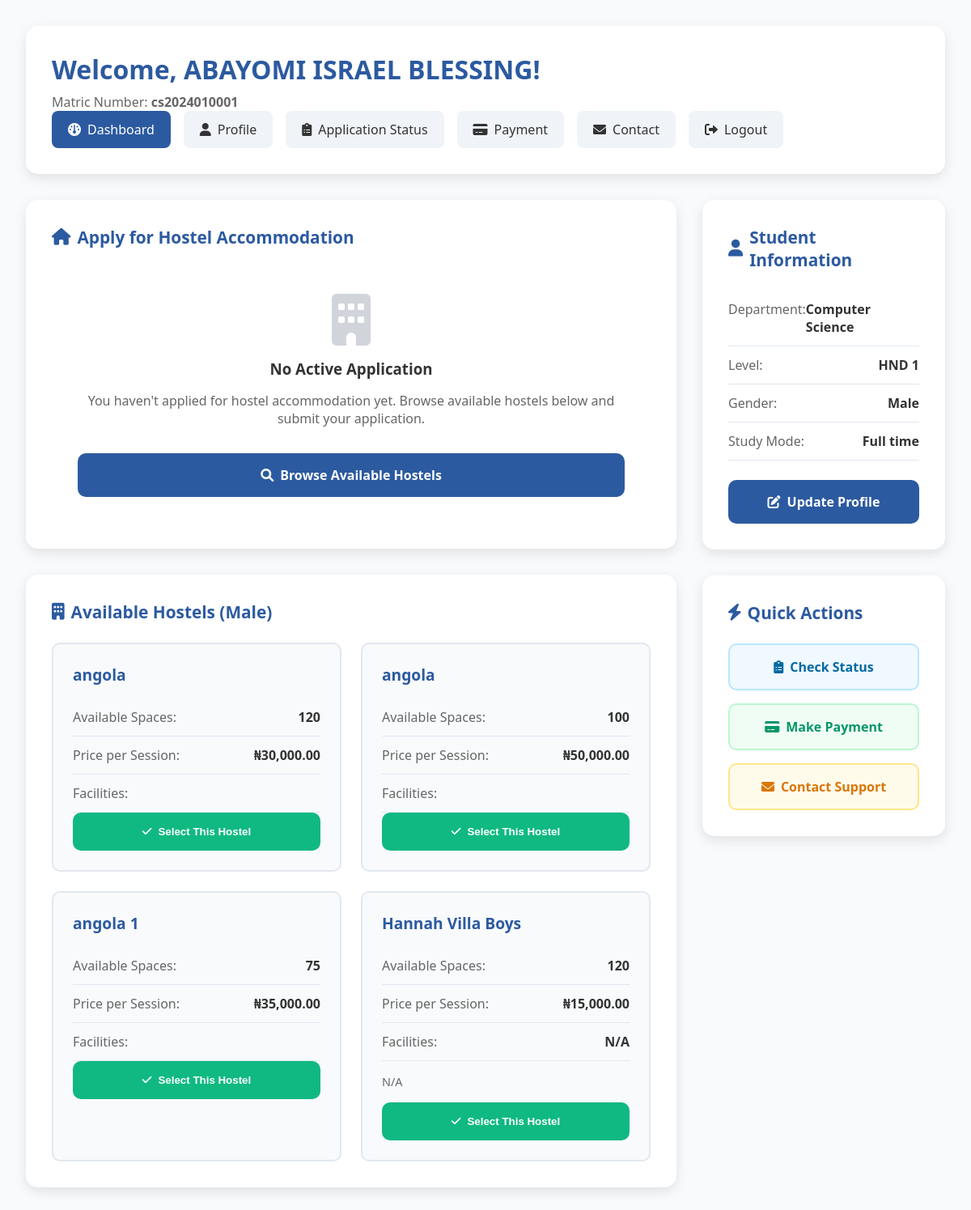
Screenshot of /dashboard.php (signed in) with the database file from the repository.
### tables this page shows
CREATE TABLE `students` (
  `id` int(11) NOT NULL,
  `matric_number` varchar(20) DEFAULT NULL,
  `full_name` varchar(100) NOT NULL,
  `department` varchar(100) NOT NULL,
  `level` enum('ND 1','ND 2','HND 1','HND 2') NOT NULL,
  `gender` enum('male','female') NOT NULL,
  `phone` varchar(20) DEFAULT NULL,
  `email` varchar(100) DEFAULT NULL,
  `rrr_last_digits` varchar(4) NOT NULL,
  `admission_year` year(4) NOT NULL,
  `study_mode` enum('full_time','part_time') DEFAULT 'full_time',
  `created_at` timestamp NOT NULL DEFAULT current_timestamp(),
  `updated_at` timestamp NOT NULL DEFAULT current_timestamp() ON UPDATE current_timestamp(),
  `applicant_number` varchar(20) DEFAULT NULL,
  `password` varchar(255) DEFAULT NULL,
  `status` enum('active','inactive') NOT NULL DEFAULT 'active'
);

CREATE TABLE `hostels` (
  `id` int(11) NOT NULL,
  `hostel_name` varchar(100) NOT NULL,
  `gender` enum('male','female') NOT NULL,
  `total_capacity` int(11) NOT NULL,
  `available_spaces` int(11) NOT NULL,
  `price_per_session` decimal(10,2) NOT NULL,
  `facilities` text DEFAULT NULL,
  `description` text DEFAULT NULL,
  `image_path` varchar(255) DEFAULT NULL,
  `status` enum('active','inactive') DEFAULT 'active',
  `created_at` timestamp NOT NULL DEFAULT current_timestamp(),
  `updated_at` timestamp NOT NULL DEFAULT current_timestamp() ON UPDATE current_timestamp()
);

### config/database.php (called while the page is built, shortened)
<?php
class Database {
    private $host = DB_HOST;
    private $user = DB_USER;
    private $pass = DB_PASS;
    private $dbname = DB_NAME;
    public $dbh;
    private $stmt;
    public function __construct() {
        $dsn = 'mysql:host=' . $this->host . ';dbname=' . $this->dbname . ';charset=utf8mb4';
        $options = array(
            PDO::ATTR_PERSISTENT => false,
            PDO::ATTR_ERRMODE => PDO::ERRMODE_EXCEPTION,
            PDO::ATTR_DEFAULT_FETCH_MODE => PDO::FETCH_ASSOC
        );
        try {
            $this->dbh = new PDO($dsn, $this->user, $this->pass, $options);
        } catch(PDOException $e) {
            $this->error = $e->getMessage();
            die('Database connection failed: ' . $this->error);
        }
    }
    public function query($query) {
        $this->stmt = $this->dbh->prepare($query);
    }
    public function bind($param, $value, $type = null) {
        if (is_null($type)) {
            switch (true) {
                case is_int($value):
                    $type = PDO::PARAM_INT;
                    break;
                default:
                    $type = PDO::PARAM_STR;
            }
        }
        $this->stmt->bindValue($param, $value, $type);
    }
    public function execute() {
        return $this->stmt->execute();
    }
    public function resultset() {
        $this->execute();
        return $this->stmt->fetchAll(PDO::FETCH_ASSOC);
    }
    public function single() {
        $this->execute();
        return $this->stmt->fetch(PDO::FETCH_ASSOC);
    }
}
?>

### includes/functions.php (called while the page is built, shortened)
<?php
require_once __DIR__ . '/../config/database.php';
function getStudentInfo($student_id) {
    $db = new Database();
    $db->query('SELECT * FROM students WHERE id = :id');
    $db->bind(':id', $student_id);
    return $db->single();
}
function getAvailableHostels($gender) {
    $db = new Database();
    $db->query('SELECT * FROM hostels WHERE gender = :gender AND status = "active" AND available_spaces > 0 ORDER BY hostel_name');
    $db->bind(':gender', $gender);
    return $db->resultset();
}
function hasActiveAllocation($student_id) {
    $db = new Database();
    $db->query('SELECT * FROM allocations WHERE student_id = :student_id AND admin_approved IN ("pending", "approved")');
    $db->bind(':student_id', $student_id);
    return $db->single();
}
?>

### dashboard.php (the view, shortened to what this page needs)
<?php
require_once 'includes/functions.php';
$student = getStudentInfo($_SESSION['student_id']);
$allocation = hasActiveAllocation($_SESSION['student_id']);
$availableHostels = getAvailableHostels($student['gender']);
?>
<!DOCTYPE html>
<html lang="en">
<head>
    <link href="https://cdnjs.cloudflare.com/ajax/libs/font-awesome/6.0.0/css/all.min.css" rel="stylesheet">
</head>
<body>
    <div class="dashboard">
        <div class="header">
            <div class="welcome-text">
                <h1>Welcome, <?php echo htmlspecialchars($student['full_name']); ?>!</h1>
                <p>Matric Number: <strong><?php echo htmlspecialchars($student['matric_number']); ?></strong></p>
            </div>
            <div class="nav-links">
                <a href="dashboard.php" class="active"><i class="fas fa-dashboard"></i> Dashboard</a>
                <a href="profile.php"><i class="fas fa-user"></i> Profile</a>
                <a href="application-status.php"><i class="fas fa-clipboard-list"></i> Application Status</a>
                <a href="payment.php"><i class="fas fa-credit-card"></i> Payment</a>
                <a href="contact.php"><i class="fas fa-envelope"></i> Contact</a>
                <a href="logout.php"><i class="fas fa-sign-out-alt"></i> Logout</a>
            </div>
        </div>
        <div class="content-grid">
            <div class="main-content">
                <?php if (!$allocation): ?>
                    <div class="card">
                        <h2 class="card-title">
                            <i class="fas fa-home"></i> Apply for Hostel Accommodation
                        </h2>
                        <div style="text-align: center; padding: 2rem;">
                            <i class="fas fa-building" style="font-size: 4rem; color: #d1d5db; margin-bottom: 1rem;"></i>
                            <h3 style="margin-bottom: 1rem;">No Active Application</h3>
                            <p style="color: #666; margin-bottom: 2rem;">
                                You haven't applied for hostel accommodation yet. Browse available hostels below and submit your application.
                            </p>
                            <a href="#hostels" class="btn btn-primary">
                                <i class="fas fa-search"></i> Browse Available Hostels
                            </a>
                        </div>
                    </div>
                    <div class="card" id="hostels">
                        <h2 class="card-title">
                            <i class="fas fa-building"></i> Available Hostels (<?php echo ucfirst($student['gender']); ?>)
                        </h2>
                        <?php if (empty($availableHostels)): ?>
                            <div style="text-align: center; padding: 2rem; color: #666;">
                                <i class="fas fa-exclamation-triangle" style="font-size: 3rem; margin-bottom: 1rem; color: #f59e0b;"></i>
                                <h3>No Available Hostels</h3>
                                <p>There are currently no available hostels for <?php echo $student['gender']; ?> students.</p>
                            </div>
                        <?php else: ?>
                            <div class="hostel-grid">
                                <?php foreach ($availableHostels as $hostel): ?>
                                    <div class="hostel-card">
                                        <div class="hostel-name"><?php echo htmlspecialchars($hostel['hostel_name']); ?></div>
                                        <div class="info-item">
                                            <span class="info-label">Available Spaces:</span>
                                            <span class="info-value"><?php echo $hostel['available_spaces']; ?></span>
                                        </div>
                                        <div class="info-item">
                                            <span class="info-label">Price per Session:</span>
                                            <span class="info-value">₦<?php echo number_format($hostel['price_per_session'], 2); ?></span>
                                        </div>
                                        <div class="info-item">
                                            <span class="info-label">Facilities:</span>
                                            <span class="info-value"><?php echo htmlspecialchars($hostel['facilities']); ?></span>
                                        </div>
                                        <?php if ($hostel['description']): ?>
                                            <p style="color: #666; margin: 1rem 0; font-size: 0.9rem;">
                                                <?php echo htmlspecialchars($hostel['description']); ?>
                                            </p>
                                        <?php endif; ?>
                                        <button class="btn btn-success" onclick="selectHostel(<?php echo $hostel['id']; ?>)">
                                            <i class="fas fa-check"></i> Select This Hostel
                                        </button>
                                    </div>
                                <?php endforeach; ?>
                            </div>
                        <?php endif; ?>
                    </div>
                <?php endif; ?>
            </div>
            <div class="sidebar">
                <div class="card">
                    <h3 class="card-title">
                        <i class="fas fa-user"></i> Student Information
                    </h3>
                    <div class="info-item">
                        <span class="info-label">Department:</span>
                        <span class="info-value"><?php echo htmlspecialchars($student['department']); ?></span>
                    </div>
                    <div class="info-item">
                        <span class="info-label">Level:</span>
                        <span class="info-value"><?php echo htmlspecialchars($student['level']); ?></span>
                    </div>
                    <div class="info-item">
                        <span class="info-label">Gender:</span>
                        <span class="info-value"><?php echo ucfirst($student['gender']); ?></span>
                    </div>
                    <div class="info-item">
                        <span class="info-label">Study Mode:</span>
                        <span class="info-value"><?php echo ucfirst(str_replace('_', ' ', $student['study_mode'])); ?></span>
                    </div>
                    <div style="margin-top: 1.5rem;">
                        <a href="profile.php" class="btn btn-primary">
                            <i class="fas fa-edit"></i> Update Profile
                        </a>
                    </div>
                </div>
                <div class="card">
                    <h3 class="card-title">
                        <i class="fas fa-bolt"></i> Quick Actions
                    </h3>
                    <div style="display: flex; flex-direction: column; gap: 1rem;">
                        <a href="application-status.php" class="btn" style="background: #f0f9ff; color: #0369a1; border: 2px solid #bae6fd;">
                            <i class="fas fa-clipboard-list"></i> Check Status
                        </a>
                        <a href="payment.php" class="btn" style="background: #f0fdf4; color: #059669; border: 2px solid #bbf7d0;">
                            <i class="fas fa-credit-card"></i> Make Payment
                        </a>
                        <a href="contact.php" class="btn" style="background: #fffbeb; color: #d97706; border: 2px solid #fde68a;">
                            <i class="fas fa-envelope"></i> Contact Support
                        </a>
                    </div>
                </div>
            </div>
        </div>
    </div>
</body>
</html>

### dashboard.php (style rules this page uses)
* { margin: 0; padding: 0; box-sizing: border-box; }
body { font-family: 'Segoe UI', Tahoma, Geneva, Verdana, sans-serif; background: #f8fafc; color: #333; }
.dashboard { min-height: 100vh; padding: 2rem; }
.header { background: white; padding: 2rem; border-radius: 15px; box-shadow: 0 5px 15px rgba(0, 0, 0, 0.1); margin-bottom: 2rem; display: flex; justify-content: space-between; align-items: center; flex-wrap: wrap; }
.welcome-text h1 { color: #2c5aa0; margin-bottom: 0.5rem; }
.welcome-text p { color: #666; }
.nav-links { display: flex; gap: 1rem; flex-wrap: wrap; }
.nav-links a { display: inline-flex; align-items: center; gap: 0.5rem; padding: 0.75rem 1.25rem; background-color: #f0f4f8; color: #333; border-radius: 0.5rem; text-decoration: none; transition: all 0.3s ease; font-weight: 500; }
.nav-links a.active { background-color: #2c5aa0; color: white; }
.content-grid { display: grid; grid-template-columns: 1fr 300px; gap: 2rem; }
.main-content { display: flex; flex-direction: column; gap: 2rem; }
.sidebar { display: flex; flex-direction: column; gap: 2rem; }
.card { background: white; padding: 2rem; border-radius: 15px; box-shadow: 0 5px 15px rgba(0, 0, 0, 0.1); }
.card-title { color: #2c5aa0; font-size: 1.3rem; margin-bottom: 1.5rem; display: flex; align-items: center; gap: 0.5rem; }
.btn { padding: 1rem 2rem; border: none; border-radius: 10px; cursor: pointer; text-decoration: none; display: inline-flex; align-items: center; justify-content: center; gap: 0.5rem; font-weight: 600; transition: all 0.3s ease; width: 100%; }
.btn-primary { background: #2c5aa0; color: white; }
.btn-success { background: #10b981; color: white; }
.info-item { display: flex; justify-content: space-between; padding: 0.75rem 0; border-bottom: 1px solid #e2e8f0; }
.info-label { color: #666; font-weight: 500; }
.info-value { font-weight: 600; }
.hostel-grid { display: grid; grid-template-columns: repeat(auto-fit, minmax(300px, 1fr)); gap: 1.5rem; }
.hostel-card { background: #f8fafc; padding: 1.5rem; border-radius: 10px; border: 2px solid #e2e8f0; transition: all 0.3s ease; }
.hostel-name { color: #2c5aa0; font-size: 1.2rem; font-weight: 600; margin-bottom: 1rem; }

### rows the page displays
students: full_name "ABAYOMI ISRAEL BLESSING", matric_number "cs2024010001", gender "Male", department "Computer Science", level "HND 1", study_mode "Full time"
hostels: hostel_name "angola", available_spaces "120", price_per_session "30,000.00"
hostels: hostel_name "angola", available_spaces "100", price_per_session "50,000.00"
hostels: hostel_name "angola 1", available_spaces "75", price_per_session "35,000.00"
hostels: hostel_name "Hannah Villa Boys", available_spaces "120", price_per_session "15,000.00", facilities "N/A", description "N/A"
